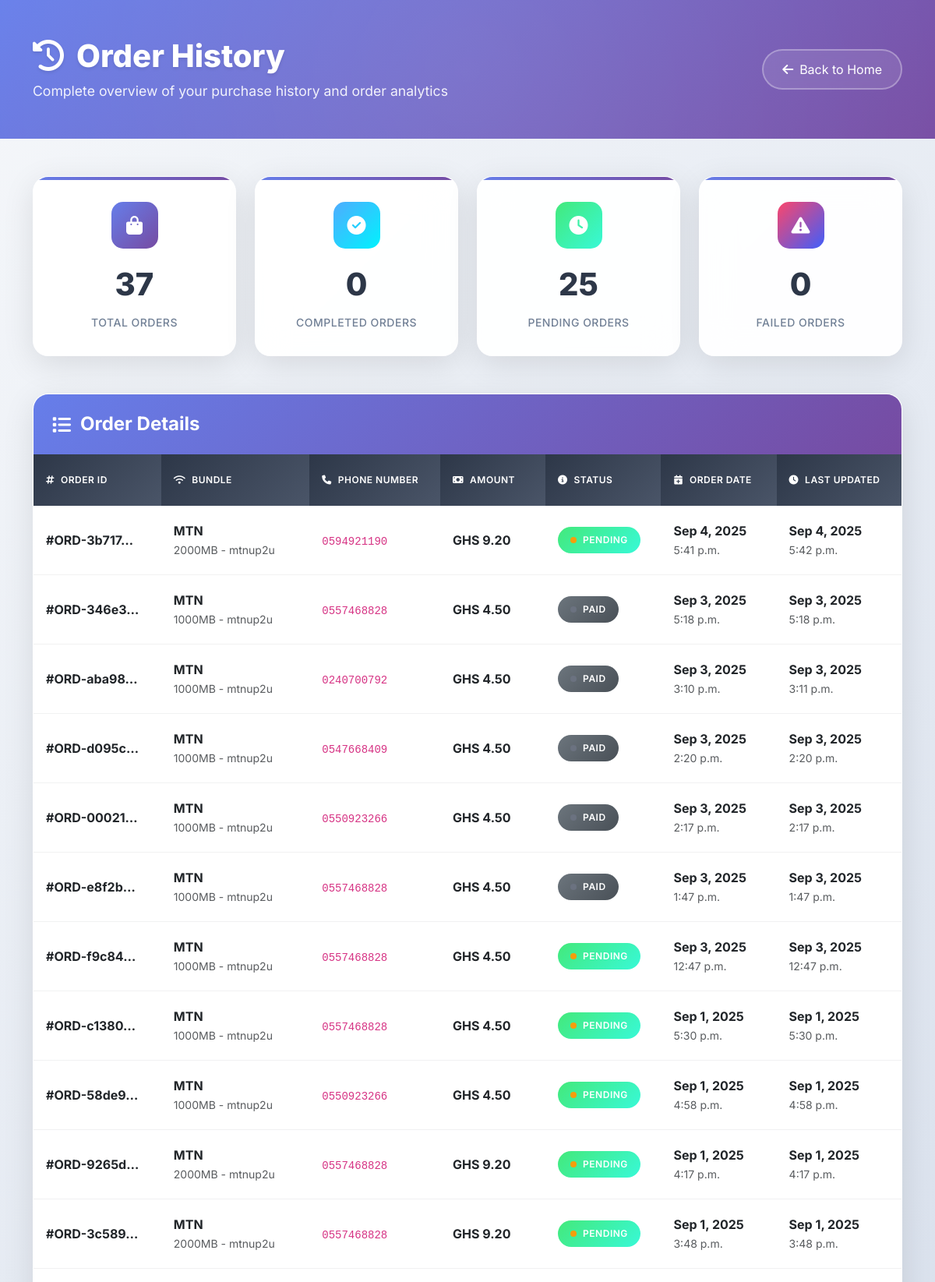
The app's page /users/orders/ (signed in, upper part) with its own data.
### authentication/models.py (models this page shows, shortened)
class DataBundleOrder(models.Model):
    id = models.CharField(primary_key=True,unique=True, max_length=20, default=generate_order_id, editable=False)
    STATUS_CHOICES = [
        ('pending', 'Pending'),
        ('processing', 'Processing'),
        ('completed', 'Completed'),
        ('failed', 'Failed'),
        ('cancelled', 'Cancelled'),
    ]
    user = models.ForeignKey(settings.AUTH_USER_MODEL, on_delete=models.PROTECT)
    telco = models.ForeignKey(Telco, on_delete=models.PROTECT)
    bundle = models.ForeignKey(Bundle, on_delete=models.PROTECT)
    phone_number = models.CharField(max_length=15)
    status = models.CharField(max_length=20, choices=STATUS_CHOICES, default='pending')
    provider_order_id = models.CharField(max_length=100, blank=True, null=True)
    provider_status = models.CharField(max_length=20, blank=True, null=True)
    ip_address = models.GenericIPAddressField(null=True, blank=True)
    user_agent = models.TextField(blank=True)
    created_at = models.DateTimeField(auto_now_add=True)
    updated_at = models.DateTimeField(auto_now=True)
    class Meta:
        ordering = ['-created_at']
        indexes = [
            models.Index(fields=['user', 'status']),
            models.Index(fields=['status', 'created_at']),
            models.Index(fields=['phone_number']),
        ]

class Bundle(models.Model):
    id = models.CharField(primary_key=True,unique=True, max_length=20, default=generate_bundle_id, editable=False)
    NAME_CHOICES = [
        ('mtnup2u', 'MTNUP2U'),
        ('telecel', 'Telecel'),
        ('atishare', 'AT-iShare'),
    ]
    telco = models.ForeignKey(Telco, on_delete=models.PROTECT)
    name = models.CharField(max_length=50, choices=NAME_CHOICES)
    size_mb = models.PositiveIntegerField()
    price = models.DecimalField(max_digits=10, decimal_places=2)
    is_agent_bundle = models.BooleanField(default=False)
    is_instock = models.BooleanField(default=True)
    is_out_of_stock = models.BooleanField(default=False)
    is_limited = models.BooleanField(default=False)
    is_active = models.BooleanField(default=True)
    created_at = models.DateTimeField(auto_now_add=True)
    updated_at = models.DateTimeField(auto_now=True)
    class Meta:
        ordering = ['telco__name', 'size_mb']
        unique_together = ('telco', 'size_mb', 'name','is_agent_bundle')
        indexes = [
            models.Index(fields=['telco', 'is_active']),
            models.Index(fields=['is_instock']),
        ]

class Telco(models.Model):
    id = models.CharField(primary_key=True,unique=True, max_length=20, default=generate_telco_id, editable=False)
    name = models.CharField(max_length=50)
    code = models.CharField(max_length=20, unique=True)
    is_active = models.BooleanField(default=True)
    created_at = models.DateTimeField(auto_now_add=True)
    updated_at = models.DateTimeField(auto_now=True)
    class Meta:
        indexes = [
            models.Index(fields=['code']),
            models.Index(fields=['is_active']),
        ]

### authentication/views.py (the view, shortened to what this page needs)
# urls.py: path('users/orders/', CustomerOrderHistory.as_view(), name='customer_orders'),
class CustomerOrderHistory(LoginRequiredMixin, ListView):
    model = DataBundleOrder
    template_name = 'authentication/profiles/customer_order_history.html'
    context_object_name = 'orders'
    paginate_by = 20  # Add pagination for better performance
    def get_queryset(self):
        try:
            queryset = DataBundleOrder.objects.filter(
                user=self.request.user
            ).select_related(
                'bundle',
                'bundle__telco',
                'telco'
            ).order_by('-created_at')
            return queryset
        except Exception as e:
            logger.error(f"Error fetching orders for user {self.request.user.id}: {str(e)}")
            return DataBundleOrder.objects.none()
    def get_context_data(self, **kwargs):
        context = super().get_context_data(**kwargs)
        try:
            customer = self.request.user
            orders = self.get_queryset()
            context.update({
                'customer': customer,
                'orders': orders,
                'total_orders_count': orders.count() if orders.exists() else 0,
            })
            if orders.exists():
                context.update(self._get_order_statistics(orders))
                context.update(self._get_monthly_analysis(orders))
                context.update(self._get_additional_analytics(orders))
        except Exception as e:
            logger.error(f"Error in CustomerOrderHistory context: {str(e)}")
            context.update({
                'orders': DataBundleOrder.objects.none(),
                'total_orders_count': 0,
                'completed_orders_count': 0,
                'pending_orders_count': 0,
                'failed_orders_count': 0,
                'processing_orders_count': 0,
                'cancelled_orders_count': 0,
                'monthly_orders': [],
                'most_used_telco': None,
                'total_spent': 0,
                'average_order_value': 0,
            })
        return context
    def _get_order_statistics(self, orders):
        try:
            stats = orders.aggregate(
                completed_count=Count('id', filter=Q(status='completed')),
                pending_count=Count('id', filter=Q(status='pending')),
                failed_count=Count('id', filter=Q(status='failed')),
                processing_count=Count('id', filter=Q(status='processing')),
                cancelled_count=Count('id', filter=Q(status='cancelled')),
            )
            return {
                'completed_orders_count': stats.get('completed_count', 0),
                'pending_orders_count': stats.get('pending_count', 0),
                'failed_orders_count': stats.get('failed_count', 0),
                'processing_orders_count': stats.get('processing_count', 0),
                'cancelled_orders_count': stats.get('cancelled_count', 0),
            }
        except Exception as e:
            logger.error(f"Error calculating order statistics: {str(e)}")
            return {
                'completed_orders_count': 0,
                'pending_orders_count': 0,
                'failed_orders_count': 0,
                'processing_orders_count': 0,
                'cancelled_orders_count': 0,
            }
    def _get_monthly_analysis(self, orders):
        try:
            monthly_data = orders.annotate(
                month=TruncMonth('created_at')
            ).values('month').annotate(
                count=Count('id'),
                total_price=Sum('bundle__price'),
                average_price=Avg('bundle__price')
            ).order_by('-month')
            monthly_orders = []
            for item in monthly_data:
                monthly_orders.append({
                    'month': item['month'],
                    'count': item.get('count', 0),
                    'total_price': item.get('total_price', 0) or 0,
                    'average_price': item.get('average_price', 0) or 0,
                })
            return {'monthly_orders': monthly_orders}
        except Exception as e:
            logger.error(f"Error calculating monthly analysis: {str(e)}")
            return {'monthly_orders': []}
    def _get_additional_analytics(self, orders):
        try:
            most_used_telco = orders.values('bundle__telco__name').annotate(
                count=Count('id')
            ).order_by('-count').first()
            financial_stats = orders.aggregate(
                total_spent=Sum('bundle__price'),
                average_order_value=Avg('bundle__price')
            )
            total_spent = financial_stats.get('total_spent') or 0
            average_order_value = financial_stats.get('average_order_value') or 0
            return {
                'most_used_telco': most_used_telco['bundle__telco__name'] if most_used_telco else None,
                'total_spent': total_spent,
                'average_order_value': average_order_value,
            }
        except Exception as e:
            logger.error(f"Error calculating additional analytics: {str(e)}")
            return {
                'most_used_telco': None,
                'total_spent': 0,
                'average_order_value': 0,
            }

### templates/authentication/profiles/customer_order_history.html (shortened to what this page needs)
<!DOCTYPE html>
<html lang="en">
<head>
    <link href="https://cdn.jsdelivr.net/npm/bootstrap@5.3.0/dist/css/bootstrap.min.css" rel="stylesheet">
    <link href="https://cdnjs.cloudflare.com/ajax/libs/font-awesome/6.4.0/css/all.min.css" rel="stylesheet">
</head>
<body>
<div class="header-section">
    <div class="container">
        <div class="header-content">
            <div class="d-flex justify-content-between align-items-center flex-wrap gap-3">
                <div>
                    <h1 class="page-title">
                        <i class="fas fa-history me-3"></i>Order History
                    </h1>
                    <p class="page-subtitle mb-0">Complete overview of your purchase history and order analytics</p>
                </div>
                <a href="{% url 'home' %}" class="back-btn">
                    <i class="fas fa-arrow-left"></i>
                    Back to Home
                </a>
            </div>
        </div>
    </div>
</div>
<div class="container">
    {% if orders %}
    <div class="stats-grid animate-fade-in">
        <div class="stat-card">
            <div class="stat-icon icon-primary">
                <i class="fas fa-shopping-bag"></i>
            </div>
            <div class="stat-number">{{ orders.count }}</div>
            <div class="stat-label">Total Orders</div>
        </div>
        <div class="stat-card" style="animation-delay: 0.1s">
            <div class="stat-icon icon-success">
                <i class="fas fa-check-circle"></i>
            </div>
            <div class="stat-number">{{ completed_orders_count }}</div>
            <div class="stat-label">Completed Orders</div>
        </div>
        <div class="stat-card" style="animation-delay: 0.2s">
            <div class="stat-icon icon-warning">
                <i class="fas fa-clock"></i>
            </div>
            <div class="stat-number">{{ pending_orders_count }}</div>
            <div class="stat-label">Pending Orders</div>
        </div>
        <div class="stat-card" style="animation-delay: 0.3s">
            <div class="stat-icon icon-danger">
                <i class="fas fa-exclamation-triangle"></i>
            </div>
            <div class="stat-number">{{ failed_orders_count }}</div>
            <div class="stat-label">Failed Orders</div>
        </div>
    </div>
    {% endif %}
    <div class="main-card animate-fade-in" style="animation-delay: 0.5s">
        <div class="card-header-custom">
            <h3 class="section-title">
                <i class="fas fa-list"></i>
                Order Details
            </h3>
        </div>
        <div class="card-body p-0">
            {% if orders and orders.count > 0 %}
                <div class="table-responsive">
                    <table class="table modern-table mb-0">
                        <thead>
                            <tr>
                                <th><i class="fas fa-hashtag me-2"></i>Order ID</th>
                                <th><i class="fas fa-wifi me-2"></i>Bundle</th>
                                <th><i class="fas fa-phone me-2"></i>Phone Number</th>
                                <th><i class="fas fa-money-bill me-2"></i>Amount</th>
                                <th><i class="fas fa-info-circle me-2"></i>Status</th>
                                <th><i class="fas fa-calendar-plus me-2"></i>Order Date</th>
                                <th><i class="fas fa-clock me-2"></i>Last Updated</th>
                            </tr>
                        </thead>
                        <tbody>
                            {% for order in orders %}
                            <tr>
                                <td>
                                    <strong>#{{ order.id|truncatechars:10 }}</strong>
                                </td>
                                <td>
                                    <div>
                                        <strong>{{ order.bundle.telco.name }}</strong><br>
                                        <small class="text-muted">{{ order.bundle.size_mb }}MB - {{ order.bundle.name }}</small>
                                    </div>
                                </td>
                                <td>
                                    <code>{{ order.phone_number }}</code>
                                </td>
                                <td>
                                    <strong>GHS {{ order.bundle.price|floatformat:2 }}</strong>
                                </td>
                                <td>
                                    {% if order.status == 'completed' %}
                                        <span class="modern-badge badge-success">
                                            <span class="status-dot" style="background: #10b981;"></span>
                                            {{ order.get_status_display }}
                                        </span>
                                    {% elif order.status == 'failed' %}
                                        <span class="modern-badge badge-danger">
                                            <span class="status-dot" style="background: #ef4444;"></span>
                                            {{ order.get_status_display }}
                                        </span>
                                    {% elif order.status == 'pending' %}
                                        <span class="modern-badge badge-warning">
                                            <span class="status-dot" style="background: #f59e0b;"></span>
                                            {{ order.get_status_display }}
                                        </span>
                                    {% elif order.status == 'processing' %}
                                        <span class="modern-badge" style="background: linear-gradient(135deg, #3b82f6 0%, #1d4ed8 100%); color: white;">
                                            <span class="status-dot" style="background: #60a5fa;"></span>
                                            {{ order.get_status_display }}
                                        </span>
                                    {% else %}
                                        <span class="modern-badge badge-secondary">
                                            <span class="status-dot" style="background: #6b7280;"></span>
                                            {{ order.get_status_display }}
                                        </span>
                                    {% endif %}
                                </td>
                                <td>
                                    <div>
                                        <strong>{{ order.created_at|date:"M j, Y" }}</strong><br>
                                        <small class="text-muted">{{ order.created_at|date:"P" }}</small>
                                    </div>
                                </td>
                                <td>
                                    <div>
                                        <strong>{{ order.updated_at|date:"M j, Y" }}</strong><br>
                                        <small class="text-muted">{{ order.updated_at|date:"P" }}</small>
                                    </div>
                                </td>
                            </tr>
                            {% endfor %}
                        </tbody>
                    </table>
                </div>
            {% endif %}
        </div>
    </div>
</div>
</body>
</html>

### records on screen
DataBundleOrder: id "ORD-3b717…", bundle.telco.name "MTN", bundle.size_mb "2000", bundle.name "mtnup2u", phone_number "0594921190", bundle.price "9.20", status "PENDING", created_at "Sep 4, 2025", created_at "5:41 p.m.", updated_at "Sep 4, 2025", updated_at "5:42 p.m."
DataBundleOrder: id "ORD-346e3…", bundle.telco.name "MTN", bundle.size_mb "1000", bundle.name "mtnup2u", phone_number "0557468828", bundle.price "4.50", status "PAID", created_at "Sep 3, 2025", created_at "5:18 p.m.", updated_at "Sep 3, 2025", updated_at "5:18 p.m."
DataBundleOrder: id "ORD-aba98…", bundle.telco.name "MTN", bundle.size_mb "1000", bundle.name "mtnup2u", phone_number "0240700792", bundle.price "4.50", status "PAID", created_at "Sep 3, 2025", created_at "3:10 p.m.", updated_at "Sep 3, 2025", updated_at "3:11 p.m."
DataBundleOrder: id "ORD-d095c…", bundle.telco.name "MTN", bundle.size_mb "1000", bundle.name "mtnup2u", phone_number "0547668409", bundle.price "4.50", status "PAID", created_at "Sep 3, 2025", created_at "2:20 p.m.", updated_at "Sep 3, 2025", updated_at "2:20 p.m."
DataBundleOrder: id "ORD-00021…", bundle.telco.name "MTN", bundle.size_mb "1000", bundle.name "mtnup2u", phone_number "0550923266", bundle.price "4.50", status "PAID", created_at "Sep 3, 2025", created_at "2:17 p.m.", updated_at "Sep 3, 2025", updated_at "2:17 p.m."
DataBundleOrder: id "ORD-e8f2b…", bundle.telco.name "MTN", bundle.size_mb "1000", bundle.name "mtnup2u", phone_number "0557468828", bundle.price "4.50", status "PAID", created_at "Sep 3, 2025", created_at "1:47 p.m.", updated_at "Sep 3, 2025", updated_at "1:47 p.m."
DataBundleOrder: id "ORD-f9c84…", bundle.telco.name "MTN", bundle.size_mb "1000", bundle.name "mtnup2u", phone_number "0557468828", bundle.price "4.50", status "PENDING", created_at "Sep 3, 2025", created_at "12:47 p.m.", updated_at "Sep 3, 2025", updated_at "12:47 p.m."
DataBundleOrder: id "ORD-c1380…", bundle.telco.name "MTN", bundle.size_mb "1000", bundle.name "mtnup2u", phone_number "0557468828", bundle.price "4.50", status "PENDING", created_at "Sep 1, 2025", created_at "5:30 p.m.", updated_at "Sep 1, 2025", updated_at "5:30 p.m."
DataBundleOrder: id "ORD-58de9…", bundle.telco.name "MTN", bundle.size_mb "1000", bundle.name "mtnup2u", phone_number "0550923266", bundle.price "4.50", status "PENDING", created_at "Sep 1, 2025", created_at "4:58 p.m.", updated_at "Sep 1, 2025", updated_at "4:58 p.m."
DataBundleOrder: id "ORD-9265d…", bundle.telco.name "MTN", bundle.size_mb "2000", bundle.name "mtnup2u", phone_number "0557468828", bundle.price "9.20", status "PENDING", created_at "Sep 1, 2025", created_at "4:17 p.m.", updated_at "Sep 1, 2025", updated_at "4:17 p.m."
DataBundleOrder: id "ORD-3c589…", bundle.telco.name "MTN", bundle.size_mb "2000", bundle.name "mtnup2u", phone_number "0557468828", bundle.price "9.20", status "PENDING", created_at "Sep 1, 2025", created_at "3:48 p.m.", updated_at "Sep 1, 2025", updated_at "3:48 p.m."

### other values on screen
{{ orders.count }} "37"
{{ completed_orders_count }} "0"
{{ pending_orders_count }} "25"
{{ failed_orders_count }} "0"
